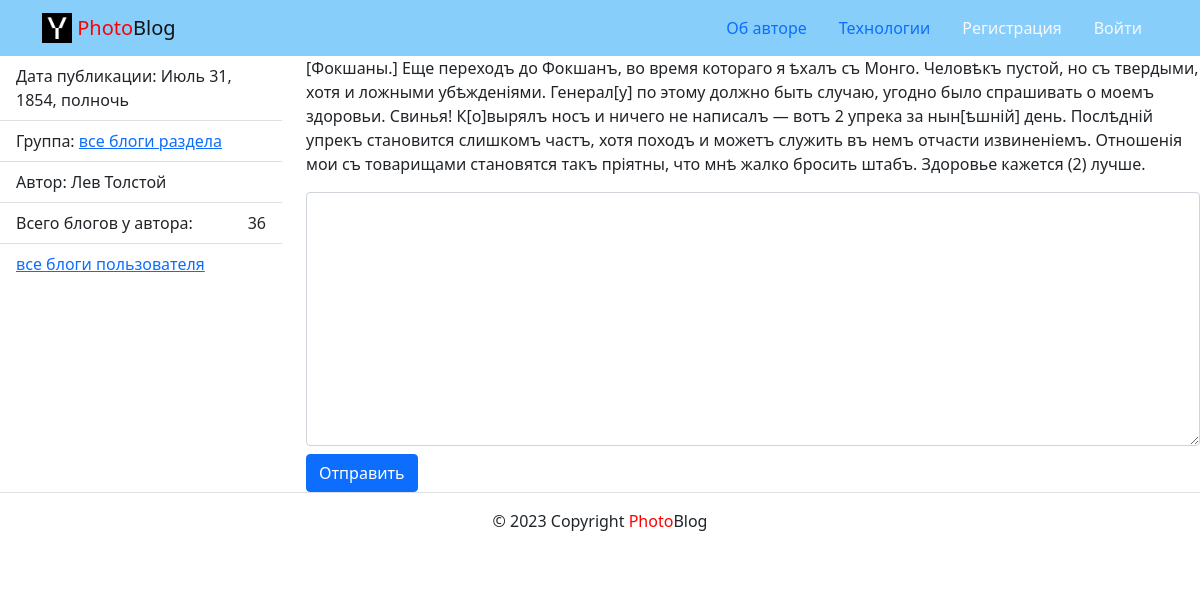
Before: /posts/37/ with the older database file.
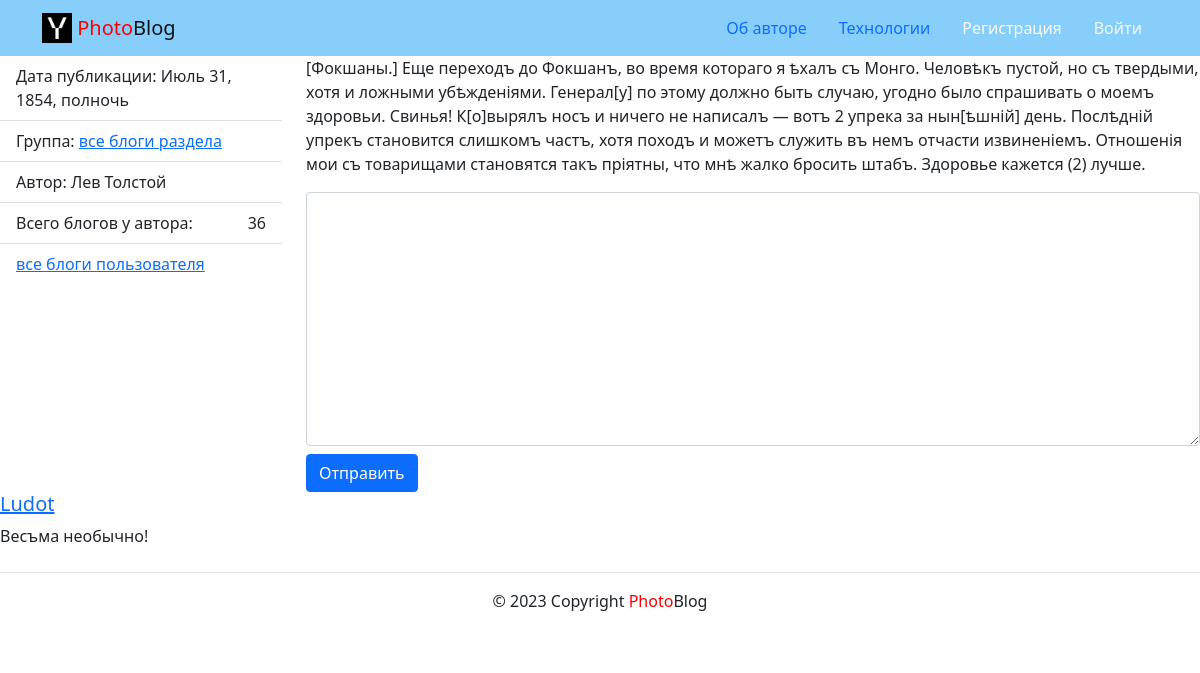
After: the same page with the newer database file.
### posts/models.py (models this page shows, shortened)
class Post(models.Model):
    text = models.TextField('Текст поста',
                            help_text='Введите текст поста')
    pub_date = models.DateTimeField('Дата публикации', auto_now_add=True)
    TEN_ACTS = 10
    FIRST_POST = 1
    author = models.ForeignKey(User,
                               on_delete=models.CASCADE,
                               related_name='posts',
                               verbose_name='Автор')
    group = models.ForeignKey(Group, blank=True,
                              null=True,
                              on_delete=models.SET_NULL,
                              related_name='posts',
                              verbose_name='Группа',
                              help_text='Выберите группу')
    image = models.ImageField(
        'Картинка',
        upload_to='posts/',
        blank=True
    )
    class Meta:
        ordering = ('-pub_date',)
        verbose_name = 'Посты'
        verbose_name_plural = 'Посты'

class Comment(models.Model):
    text = models.TextField('Текст комментария',
                            help_text='Введите текст комментария')
    created = models.DateTimeField('Дата создания', auto_now_add=True)
    author = models.ForeignKey(User,
                               on_delete=models.CASCADE,
                               related_name='comments',
                               verbose_name='Автор')
    post = models.ForeignKey(Post,
                             on_delete=models.CASCADE,
                             related_name='comments',
                             verbose_name='Пост')
    class Meta:
        ordering = ('-created',)
        verbose_name = 'Комментарий'
        verbose_name_plural = 'Комментарии'

### posts/views.py (the view)
# urls.py: path('posts/<int:post_id>/', views.post_detail, name='post_detail'),
def post_detail(request, post_id):
    template = 'posts/post_detail.html'
    post = get_object_or_404(Post, pk=post_id)
    author = post.author
    form = CommentForm(request.POST or None, instance=post)
    comments = Comment.objects.filter(post=post)
    context = {
        'post': post,
        'author': author,
        'form': form,
        'comments': comments,
    }
    return render(request, template, context)

### posts/forms.py
class CommentForm(forms.ModelForm):
    class Meta:
        model = Comment
        fields = {'text'}

### core/context_processors/year.py (called while the page is built)
def year(request):
    today_year = datetime.now().year
    return {
        'year': today_year
    }

### templates/posts/post_detail.html (shortened to what this page needs)
{% extends 'base.html' %}
{% load thumbnail %}
{% block content %}
  <div class="row">
    <aside class="col-12 col-md-3">
      <ul class="list-group list-group-flush">
        <li class="list-group-item">
          Дата публикации: {{post.pub_date}}
        </li>
        {% if post.group %}
          <li class="list-group-item">
            Группа: {{group}}
            <a href="{% url 'posts:group_list' post.group.slug %}">все блоги раздела</a>
          </li>
        {% endif %}
        <li class="list-group-item">
          Автор: {{ post.author.get_full_name }}
        </li>
        <li class="list-group-item d-flex justify-content-between align-items-center">
          Всего блогов у автора:  <span >{{post.author.posts.count}}</span>
        </li>
        <li class="list-group-item">
          <a href="{% url 'posts:profile' post.author.username %}">
            все блоги пользователя
          </a>
        </li>
      </ul>
    </aside>
    <article class="col-12 col-md-9">
      <p>
        {{post.text}}
      </p>
              <form method="post" action="comment/">
                    <div class="form-group mb-2">
                      <textarea name="text" cols="40" rows="10" class="form-control" required id="id_text">
                      </textarea>
                    </div>
                    <button type="submit" class="btn btn-primary">Отправить</button>
              </form>
          </div>
      {% for comment in comments %}
        {% include 'includes/comment.html' %}
      {% endfor %}
{% endblock %}

### templates/base.html (shortened to what this page needs)
<!DOCTYPE html>
<html lang="ru">
  <head>
    {% load static %}
    <link rel="stylesheet" href="{% static 'css/bootstrap.min.css' %}">
  </head>
  <body>
    <header>
      {% include 'includes/header.html' %}
    </header>
    <main>
      {% block content %}{% endblock %}
    </main>
    {% include 'includes/footer.html' %}
  </body>
</html>

### templates/includes/header.html
<nav class="navbar navbar-light" style="background-color: lightskyblue">
  <div class="container">
    <a class="navbar-brand" href="/">
      {% load static %}
      <img src="{% static 'img/logo.png' %}" width="30" height="30" class="d-inline-block align-top" alt="">
      <span style="color:red">Photo</span>Blog
    </a>
    {% with request.resolver_match.view_name as view_name %}
      <ul class="nav nav-pills">
        <li class="nav-item">
          <a class="nav-link {% if view_name  == 'about:author' %}active{% endif %}"
            href="{% url 'about:author' %}">Об авторе</a>
        </li>
        <li class="nav-item">
          <a class="nav-link {% if view_name  == 'about:tech' %}active{% endif %}"
            href="{% url 'about:tech' %}">Технологии</a>
        </li>
        {% if request.user.is_authenticated %}
          <li class="nav-item">
            <a class="nav-link {% if view_name  == 'posts:create_post' %}active{% endif %}"
              href="{% url 'posts:create_post' %}">Новая запись</a>
          </li>
        <li>
            <p style="margin-top: 8px;">{{ user.username }}</p>
          </li>
          <li class="nav-item">
            <a class="nav-link link-light {% if view_name  == 'users:logout' %}active{% endif %}"
              href="{% url 'users:logout' %}">Выйти</a>
          </li>
        {% else %}
         <li class="nav-item">
            <a class="nav-link link-light {% if view_name  == 'users:signup' %}active{% endif %}"
              href="{% url 'users:signup' %}">Регистрация</a>
          </li>
          <li class="nav-item">
            <a class="nav-link link-light {% if view_name  == 'users:login' %}active{% endif %}"
              href="{% url 'users:login' %}">Войти</a>
          </li>
        {% endif %}
      </ul>
    {% endwith %}
  </div>
</nav>

### templates/includes/comment.html
<div class="media mb-4">
    <div class="media-body">
      <h5 class="mt-0">
        <a href="{% url 'posts:profile' comment.author.username %}">
          {{ comment.author }}
        </a>
      </h5>
      <p>
        {{ comment.text }}
      </p>
    </div>
  </div>

### templates/includes/footer.html
<footer class="border-top text-center py-3">
    <p>© {{ year }} Copyright <span style="color:red">Photo</span>Blog</p>
</footer>

Changed rows visible on the page:
added Comment: author "Ludot", text "Весъма необычно!"
